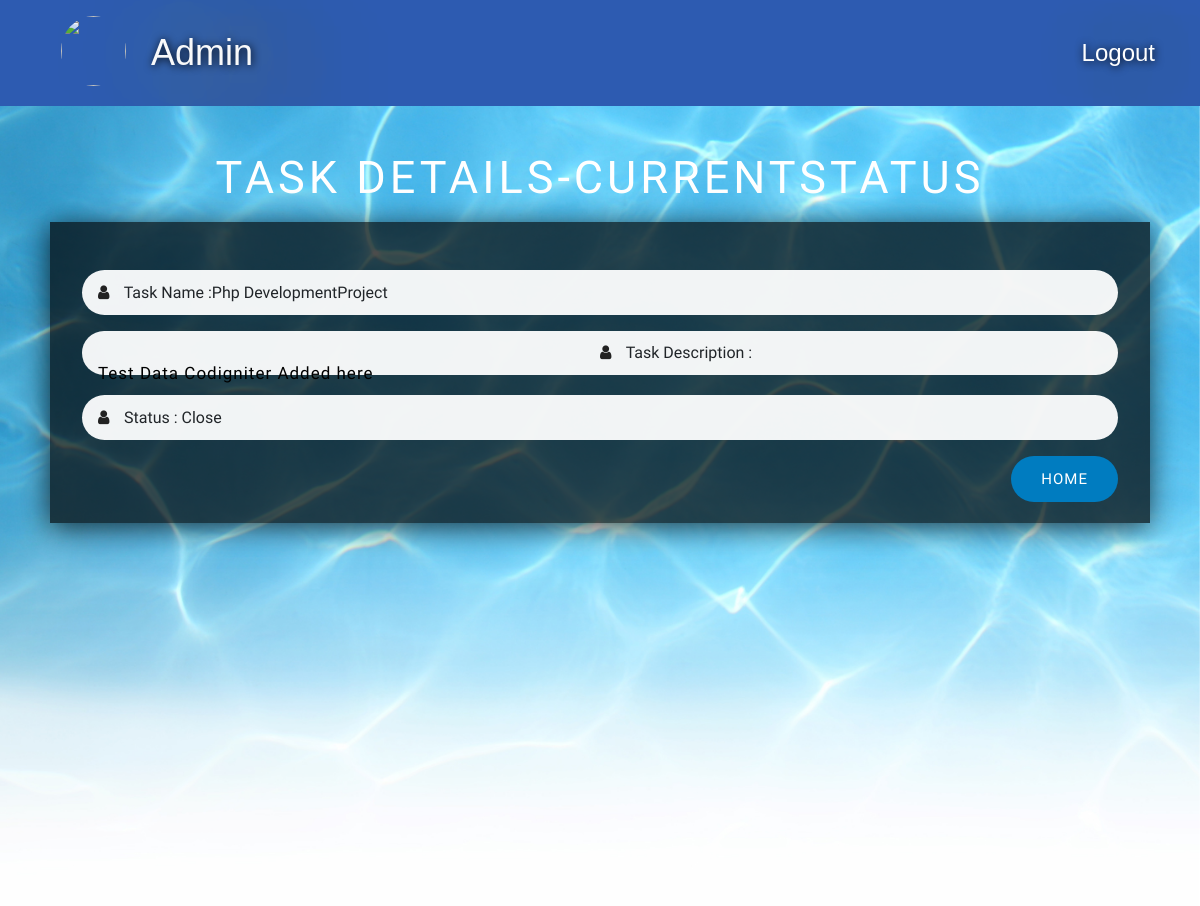
The page /admin/TaskDetails.php?task_id=7 (signed in) on the database its author committed.
### tables this page shows
CREATE TABLE `projecttask` (
  `taskid` int(11) NOT NULL,
  `taskname` varchar(300) NOT NULL,
  `taskdescription` varchar(300) NOT NULL,
  `taskstatus` int(11) NOT NULL
);

### admin/TaskDetails.php (the view, shortened to what this page needs)
<!DOCTYPE html>
<html>
<head>
  <link href="../css/style.css" rel="stylesheet" type="text/css" media="all" />
  <link href="../css/font-awesome.min.css" rel="stylesheet" type="text/css" media="all" />
  </head>
  <body >
    <?php
      include("html/AdminHeader.php");
      $task_id=$_REQUEST['task_id'];
	   $sql = "SELECT * FROM projecttask where taskid='$task_id'";
      $result = mysqli_query($con,$sql);
        $row = mysqli_fetch_array($result);
        $taskName=$row["taskname"];
        $taskdescription=trim($row["taskdescription"]);
      ?>
      <div class="w6layouts-main">
        <div class="seeprofile-layer">
          <h1> Task Details-CurrentStatus</h1>
          <div class="header-main1">
            <div class="header-left-bottom">
              <div class="icon1">
                <span class="fa fa-user"></span>
                Task Name :<?php echo $taskName; ?>
              </div>
              <div class="icon1" style="margin-bottom:20px;">
                <span class="fa fa-user"></span>
                Task Description :<?php echo $taskdescription; ?>
              </div>
              <?php if($row["taskstatus"]==1)
             { ?>
           <div class="icon1"><span class="fa fa-user"></span> Status :<?php echo "Open" ;?> </div>
            <?php }  else
            {
            ?>
              <div class="icon1"><span class="fa fa-user"></span> Status : <?php echo "Close" ;?></div>
            <?php } ?>
            <div class="bottom">
           <button class="btn"  style=" float:right;"type="button" name="back"><a href="AdminHome.php" style="color: white;">Home</a></button>
           </div><br>
            </div>
          </div>
        </div>
      </div>
  </body>
</html>

### css/style.css (style rules this page uses)
html,body,div,span,applet,object,iframe,h1,h2,h3,h4,h5,h6,p,blockquote,pre,a,abbr,acronym,address,big,cite,code,del,dfn,em,img,ins,kbd,q,s,samp,small,strike,strong,sub,sup,tt,var,b,u,i,dl,dt,dd,ol,nav ul,nav li,fieldset,form,label,legend,table,caption,tbody,tfoot,thead,tr,th,td,article,aside,canvas,details,embed,figure,figcaption,footer,header,hgroup,menu,nav,output,ruby,section,summary,time,mark,audio,video { margin:0;padding:0;border:0;font-size:100%;font:inherit;vertical-align:baseline; }
a { text-decoration:none; }
body { font-family: 'Hind', sans-serif; }
h1 { font-size: 45px; color: #fff; font-weight: 300; text-transform: uppercase; letter-spacing: 4px; text-align: center; padding: 1em 0 0.4em 0; }
.w6layouts-main { background-image: url('../images/water.jpg'); background-repeat: repeat-x; animation: slideleft 20000s infinite linear; -webkit-animation: slideleft 20000s infinite linear; background-size: cover; -webkit-background-size:cover; -moz-background-size:cover; background-attachment: fixed; position: relative; min-height: 100vh; }
.seeprofile-layer { background: rgba(192, 192, 192, 0); min-height: 100vh; }
.icon1 { margin: 0 0 1em; padding: .8em 1em; background: rgba(255, 255, 255, 0.94); border-radius: 25px; }
.icon1 span.fa { color: #222; width: 22px; }
a { color: white; margin: 0em; }
.bottom { margin: 1em 0 0; }
.header-main1 { max-width: 1100px; margin: 0 auto; position: relative; z-index: 999; padding: 3em 2em; background: rgba(0, 0, 0, 0.7); -webkit-box-shadow: -1px 4px 28px 0px rgba(0,0,0,0.75); -moz-box-shadow: -1px 4px 28px 0px rgba(0,0,0,0.75); box-shadow: -1px 4px 28px 0px rgba(0,0,0,0.75); }
.header-left-bottom button.btn { background: #007cc0; color: #fff; font-size: 15px; text-transform: uppercase; padding: .8em 2em; letter-spacing: 1px; transition: 0.5s all; -webkit-transition: 0.5s all; -moz-transition: 0.5s all; -o-transition: 0.5s all; display: inline-block; cursor: pointer; outline: none; border: none; border-radius: 25px; }
.header-left-bottom p { font-size: 17px; color: #000; display: inline-block; width: 50%; margin: 20px 0 0; letter-spacing: 1px; float: left; }

### rows shown on the page
projecttask: taskname "Php DevelopmentProject", taskdescription "Test Data Codigniter Added here"
